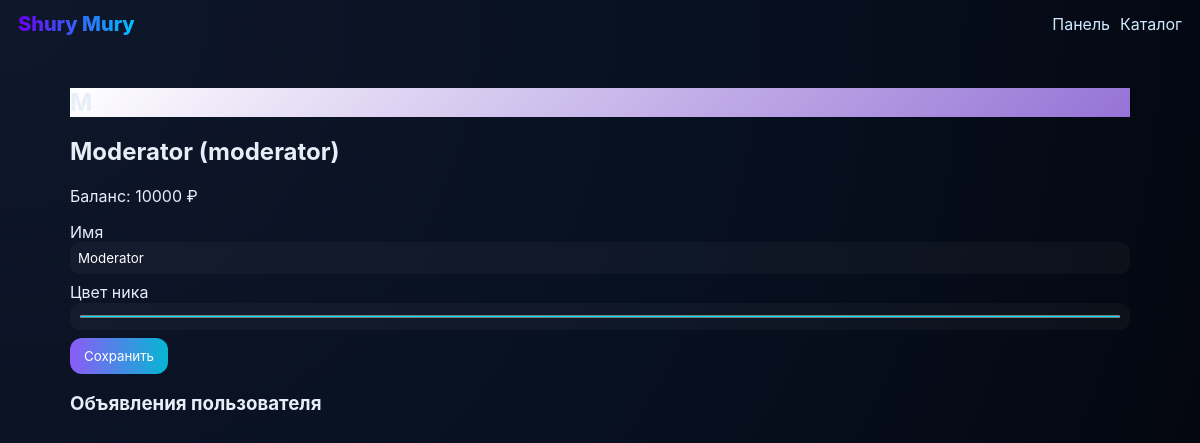
The app's page /profile.php (signed in) with its own data.
### tables this page shows
CREATE TABLE users (
  id INTEGER PRIMARY KEY AUTOINCREMENT,
  email TEXT UNIQUE,
  password TEXT,
  name TEXT,
  role TEXT DEFAULT 'user',
  banned INTEGER DEFAULT 0,
  color TEXT DEFAULT '#00e5ff',
  balance INTEGER DEFAULT 10000
);

### init.php (called while the page is built, shortened)
<?php
$dbfile = __DIR__ . '/data.db';
try {
    $db = new PDO('sqlite:' . $dbfile);
    $db->setAttribute(PDO::ATTR_ERRMODE, PDO::ERRMODE_EXCEPTION);
} catch (Exception $e) {
    die('Cannot open database: ' . $e->getMessage());
}
$db->exec(<<<'SQL'
CREATE TABLE IF NOT EXISTS users (
  id INTEGER PRIMARY KEY AUTOINCREMENT,
  email TEXT UNIQUE,
  password TEXT,
  name TEXT,
  role TEXT DEFAULT 'user',
  banned INTEGER DEFAULT 0,
  color TEXT DEFAULT '#00e5ff',
  balance INTEGER DEFAULT 10000
);
CREATE TABLE IF NOT EXISTS services (
  id INTEGER PRIMARY KEY AUTOINCREMENT,
  user_id INTEGER,
  title TEXT,
  description TEXT,
  price INTEGER,
  currency TEXT DEFAULT 'RUB',
  image TEXT,
  visible INTEGER DEFAULT 1,
  category TEXT,
  created_at DATETIME DEFAULT CURRENT_TIMESTAMP
);
CREATE TABLE IF NOT EXISTS reviews (
  id INTEGER PRIMARY KEY AUTOINCREMENT,
  service_id INTEGER,
  user_id INTEGER,
  rating INTEGER,
  comment TEXT,
  created_at DATETIME DEFAULT CURRENT_TIMESTAMP
);
CREATE TABLE IF NOT EXISTS messages (
  id INTEGER PRIMARY KEY AUTOINCREMENT,
  from_user INTEGER,
  to_user INTEGER,
  text TEXT,
  created_at DATETIME DEFAULT CURRENT_TIMESTAMP
);
CREATE TABLE IF NOT EXISTS notifications (
  id INTEGER PRIMARY KEY AUTOINCREMENT,
  user_id INTEGER,
  text TEXT,
  seen INTEGER DEFAULT 0,
  created_at DATETIME DEFAULT CURRENT_TIMESTAMP
);
SQL
);
function user(){
    global $db;
    $s = $db->prepare('SELECT * FROM users WHERE id=?');
    $s->execute([$_SESSION['user_id']]);
    return $s->fetch(PDO::FETCH_ASSOC);
}
?>

### profile.php (the view, shortened to what this page needs)
<?php include_once 'init.php'; $uid = (int)($_GET['id'] ?? 0); if(!$uid){ require_login(); $u=user(); $uid = $u['id']; } $stmt=$db->prepare('SELECT * FROM users WHERE id=?'); $stmt->execute([$uid]); $p = $stmt->fetch(PDO::FETCH_ASSOC); if(!$p){ echo 'Нет'; exit; } $own = (isset($_SESSION['user_id']) && $_SESSION['user_id']==$p['id']); if($_SERVER['REQUEST_METHOD']=='POST' && $own){ if(isset($_POST['name'])){ $db->prepare('UPDATE users SET name=?, color=? WHERE id=?')->execute([$_POST['name'],$_POST['color'],$p['id']]); header('Location: profile.php'); exit; } }
$services = $db->prepare('SELECT * FROM services WHERE user_id=?'); $services->execute([$p['id']]); ?>
<!doctype html><html><head><meta charset="utf-8"><title>Профиль</title><link rel="stylesheet" href="assets/style.css"></head><body>
<?php include 'index_header_stub.php'; ?>
<main class="container profile">
  <div class="profile-left">
    <div class="avatar" style="background: linear-gradient(135deg,#fff,#<?php echo substr(md5($p['email']),0,6); ?>)"><h2><?php echo htmlspecialchars($p['name'][0] ?? 'U'); ?></h2></div>
    <h2><?php echo htmlspecialchars($p['name']); ?> <?php if($p['role']) echo '('.$p['role'].')'; ?></h2>
    <p>Баланс: <?php echo $p['balance']; ?> ₽</p>
    <?php if($own): ?>
      <form method="post" class="form">
        <label>Имя<input name="name" value="<?php echo htmlspecialchars($p['name']); ?>"></label>
        <label>Цвет ника<input name="color" value="<?php echo htmlspecialchars($p['color']); ?>" type="color"></label>
        <button class="btn">Сохранить</button>
      </form>
    <?php endif; ?>
  </div>
  <div class="profile-right">
    <h3>Объявления пользователя</h3>
  </div>
</main>
</body></html>

### assets/style.css (style rules this page uses)
:root { --accent1: linear-gradient(90deg,#6a00f4,#00c3ff); --glass: rgba(255,255,255,0.06); --radius: 12px; --cardpad: 14px; }
* { box-sizing:border-box; font-family:Inter,ui-sans-serif,system-ui,Segoe UI,Roboto,"Helvetica Neue",Arial; }
body { margin:0; background:radial-gradient(circle at top left,#0f172a 0%, #071021 50%, #03040a 100%); color:#e6eef8; min-height:100vh; }
.container { padding:20px;max-width:1100px;margin:0 auto; }
.btn { display:inline-block;padding:10px 14px;border-radius:12px;background:linear-gradient(90deg,#8b5cf6,#06b6d4);color:white;text-decoration:none;border:none;cursor:pointer; }
.form label { display:block;margin-bottom:8px; }
.form input, .form textarea, .authbox input { width:100%;padding:8px;border-radius:10px;border:none;background:rgba(255,255,255,0.03);color:#fff; }

### records on screen
users: name "Moderator", role "moderator", balance "10000", color "#00e5ff"
